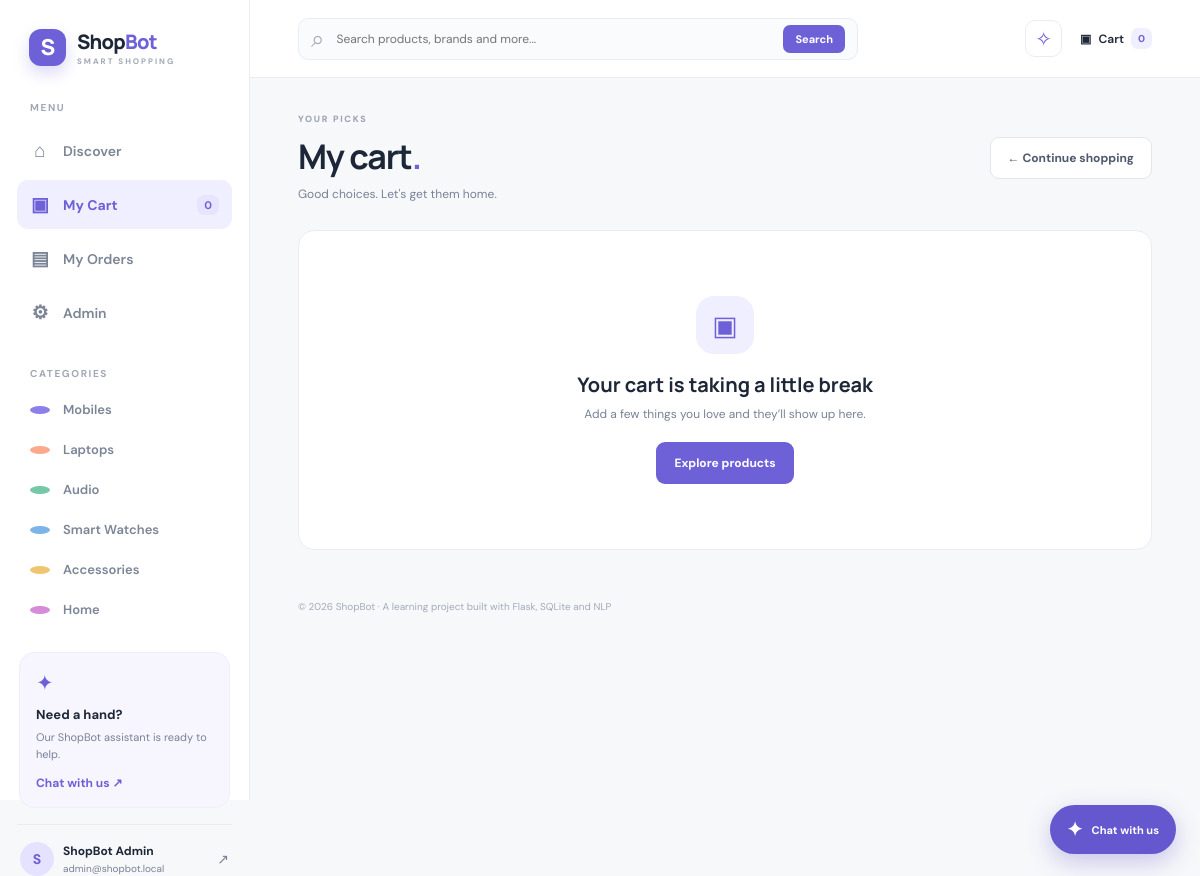
Page /cart (signed in) on the committed database.
### tables this page shows
CREATE TABLE users (
        id INTEGER PRIMARY KEY AUTOINCREMENT,
        name TEXT NOT NULL,
        email TEXT UNIQUE NOT NULL,
        password_hash TEXT NOT NULL,
        is_admin INTEGER NOT NULL DEFAULT 0
    );

### app.py (the view)
@app.route("/cart")
def cart():
    cart_items = []
    total = 0.0
    cart_data = session.get("cart", {})
    for product_id, quantity in cart_data.items():
        product = get_product(int(product_id))
        if product:
            item_total = float(product["price"]) * int(quantity)
            cart_items.append({"product": product, "quantity": int(quantity), "item_total": item_total})
            total += item_total
    return render_template("cart.html", cart_items=cart_items, total=total)

### app.py (called while the page is built)
def current_user():
    user_id = session.get("user_id")
    if not user_id:
        return None
    db = get_db()
    return db.execute("SELECT id, name, email, is_admin FROM users WHERE id = ?", (user_id,)).fetchone()

@app.context_processor
def inject_globals():
    cart = session.get("cart", {})
    cart_count = sum(int(qty) for qty in cart.values())
    return {"current_user": current_user(), "cart_count": cart_count}

### database.py (called while the page is built)
def get_db():
    if "db" not in g:
        g.db = sqlite3.connect(DB_PATH)
        g.db.row_factory = sqlite3.Row
        g.db.execute("PRAGMA foreign_keys = ON")
    return g.db

### templates/cart.html (shortened to what this page needs)
{% extends "base.html" %}
{% block content %}
<div class="page-title-row"><div><span class="eyebrow muted-eyebrow">YOUR PICKS</span><h1>My cart<span>.</span></h1><p>Good choices. Let's get them home.</p></div><a href="{{ url_for('index') }}" class="btn btn-outline">← Continue shopping</a></div>
{% if cart_items %}<div class="cart-layout"><form action="{{ url_for('update_cart') }}" method="post" class="cart-list">{% for item in cart_items %}<div class="cart-item"><a class="cart-item-img" href="{{ url_for('product_detail', product_id=item.product['id']) }}"><img src="{{ item.product['image'] }}" alt="{{ item.product['name'] }}" onerror="this.onerror=null;this.src='https://placehold.co/180x150/f0f2f5/253047?text=Product'"></a><div class="cart-item-info"><span class="product-category">{{ item.product['category'] }}</span><a class="product-name" href="{{ url_for('product_detail', product_id=item.product['id']) }}">{{ item.product['name'] }}</a><small>In stock</small><label class="quantity-label">Qty <input type="number" name="qty_{{ item.product['id'] }}" min="0" max="10" value="{{ item.quantity }}"></label></div><div class="cart-item-price"><strong>₹{{ "{:,.0f}".format(item.item_total) }}</strong><small>₹{{ "{:,.0f}".format(item.product['price']) }} each</small></div></div>{% endfor %}<button class="btn btn-outline update-cart" type="submit">Update cart</button><p class="hint">Set quantity to 0 to remove an item.</p></form><aside class="order-summary"><h3>Order summary</h3><div><span>Subtotal</span><strong>₹{{ "{:,.2f}".format(total) }}</strong></div><div><span>Delivery</span><strong class="free-text">FREE</strong></div><div class="summary-total"><span>Total</span><strong>₹{{ "{:,.2f}".format(total) }}</strong></div><p class="summary-note">Taxes and final details are shown at checkout.</p><a href="{{ url_for('checkout') }}" class="btn btn-primary full-button">Continue to checkout →</a><div class="secure-note">◇ Secure demo checkout</div></aside></div>{% else %}<div class="empty-state"><div>▣</div><h3>Your cart is taking a little break</h3><p>Add a few things you love and they’ll show up here.</p><a class="btn btn-primary" href="{{ url_for('index') }}">Explore products</a></div>{% endif %}
{% endblock %}

### templates/base.html (shortened to what this page needs)
<!doctype html>
<html lang="en">
<head>
  <link rel="stylesheet" href="{{ url_for('static', filename='css/style.css') }}">
</head>
<body>
<div class="app-shell">
  <aside class="sidebar" id="sidebar">
    <a class="brand" href="{{ url_for('index') }}"><span class="brand-mark">S</span><span>Shop<span class="brand-accent">Bot</span><small>SMART SHOPPING</small></span></a>
    <div class="side-label">MENU</div>
    <nav class="side-nav">
      <a href="{{ url_for('index') }}" class="{% if request.endpoint in ['index','product_detail'] %}active{% endif %}"><span>⌂</span> Discover</a>
      <a href="{{ url_for('cart') }}" class="{% if request.endpoint == 'cart' %}active{% endif %}"><span>▣</span> My Cart <b class="cart-count">{{ cart_count }}</b></a>
      {% if current_user %}
      <a href="{{ url_for('orders') }}" class="{% if request.endpoint == 'orders' %}active{% endif %}"><span>▤</span> My Orders</a>
      {% endif %}
      {% if current_user and current_user['is_admin'] %}
      <a href="{{ url_for('admin') }}" class="{% if request.endpoint == 'admin' %}active{% endif %}"><span>⚙</span> Admin</a>
      {% endif %}
    </nav>
    <div class="side-label category-label">CATEGORIES</div>
    <nav class="side-nav category-nav">
      {% for cat in ['Mobiles','Laptops','Audio','Smart Watches','Accessories','Home'] %}
      <a href="{{ url_for('index', category=cat) }}" class="{% if selected_category|default('') == cat %}active{% endif %}"><span class="category-dot dot-{{ loop.index }}"></span>{{ cat }}</a>
      {% endfor %}
    </nav>
    <div class="sidebar-bottom">
      <div class="help-card"><div class="help-icon">✦</div><strong>Need a hand?</strong><p>Our ShopBot assistant is ready to help.</p><button type="button" class="help-link" onclick="openChat()">Chat with us ↗</button></div>
      {% if current_user %}
      <div class="user-mini"><div class="avatar">{{ current_user['name'][0]|upper }}</div><div class="user-meta"><strong>{{ current_user['name'] }}</strong><small>{{ current_user['email'] }}</small></div><a title="Sign out" href="{{ url_for('logout') }}">↗</a></div>
      {% else %}
      <a class="signin-side" href="{{ url_for('login') }}">Sign in / Create account →</a>
      {% endif %}
    </div>
  </aside>
  <main class="main-area">
    <header class="topbar">
      <form class="search-form" action="{{ url_for('index') }}" method="get"><span>⌕</span><input name="q" value="{{ query|default('') }}" placeholder="Search products, brands and more..." aria-label="Search products"><button type="submit">Search</button></form>
      <div class="top-actions"><button class="icon-button" onclick="openChat()" title="Chat support">✧</button><a class="cart-top" href="{{ url_for('cart') }}">▣ <span>Cart</span><b>{{ cart_count }}</b></a></div>
    </header>
    <section class="page-content">
      {% block content %}{% endblock %}
    </section>
    <footer class="footer">© 2026 ShopBot · A learning project built with Flask, SQLite and NLP</footer>
  </main>
</div>
<button class="chat-fab" id="chatFab" onclick="openChat()" aria-label="Open ShopBot assistant"><span>✦</span><i>Chat with us</i></button>
</body>
</html>

### rows in the picture
users: name "S", name "ShopBot Admin", email "admin@shopbot.local"

### other values in the picture
{{ cart_count }} "0"
{{ cat }} "Mobiles" "Laptops" "Audio" "Smart Watches" "Accessories" "Home"
